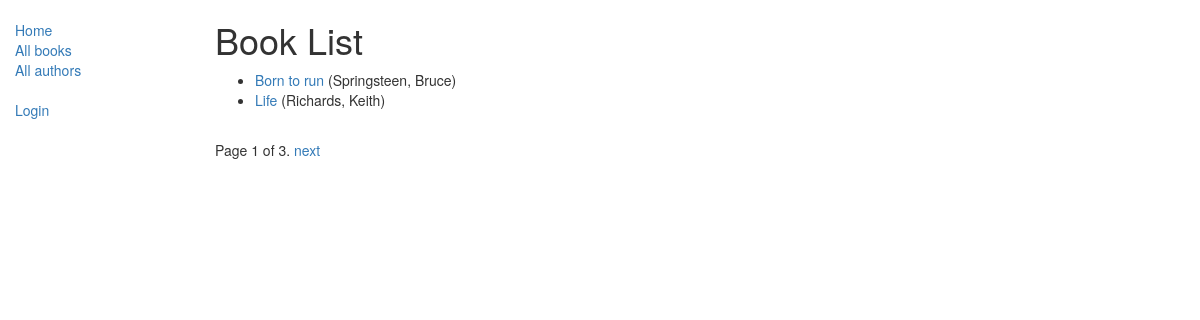
/catalog/books/, run on the app's committed database.
### catalog/models.py (models this page shows, shortened)
class Book(models.Model):
    title = models.CharField(max_length=200)
    author = models.ForeignKey('Author', on_delete=models.SET_NULL, null=True)
    summary = models.TextField(max_length=1000, help_text='Enter a brief description of the book')
    isbn = models.CharField('ISBN', max_length=13,
                            help_text='13 Character <a href="https://www.isbn-international.org/content/what-isbn">ISBN number</a>')
    genre = models.ManyToManyField(Genre, help_text='Select a genre for this book')
    language = models.ForeignKey('Language', on_delete=models.SET_NULL, null=True)
    def get_absolute_url(self):     # necessary if specific Book pages in admin should include "View on site" button
        return reverse('book-detail', args=[str(self.id)])
    def display_genre(self):
        """
        Creates a string for the Genre. This is required to display genre in Admin.
        """
        return ', '.join([ genre.name for genre in self.genre.all()[:3] ])
    display_genre.short_description = 'Genre'   # short_description is the attribute of display_genre(), defined right here

class Author(models.Model):
    first_name = models.CharField(max_length=100)
    last_name = models.CharField(max_length=100)
    date_of_birth = models.DateField(null=True, blank=True)
    date_of_death = models.DateField('died', null=True, blank=True)
    class Meta:
        ordering = ["last_name", "first_name"]  # the default ordering of records returned when you query the model type
    def __str__(self):
        return '{0}, {1}'.format(self.last_name, self.first_name)

### catalog/views.py (the view)
# urls.py: path('books/', views.BookListView.as_view(), name='books'),
class BookListView(generic.ListView):
    model = Book
    paginate_by = 2         # set to 2 to see the actual effects of pagination
    def get_queryset(self):     # overriding ListView.get_queryset(); this is typically done
        return Book.objects.all()   # get all books, for testing purposes

### templates/catalog/book_list.html
{% extends "base_generic.html" %}
{% block content %}
    <h1>Book List</h1>
    {% if book_list %}
    <ul>
      {% for book in book_list %}
          <li>
            <a href="{{ book.get_absolute_url }}">{{ book.title }}</a> ({{book.author}})
          </li>
      {% endfor %}
    </ul>
    {% else %}
      <p>There are no (such) books in the library.</p>
    {% endif %}
{% endblock %}

### data on the page
Book: title "Born to run", author "Springsteen, Bruce"
Book: title "Life", author "Richards, Keith"

### other printed values
{{ page_obj.number }} "1"
{{ page_obj.paginator.num_pages }} "3"
